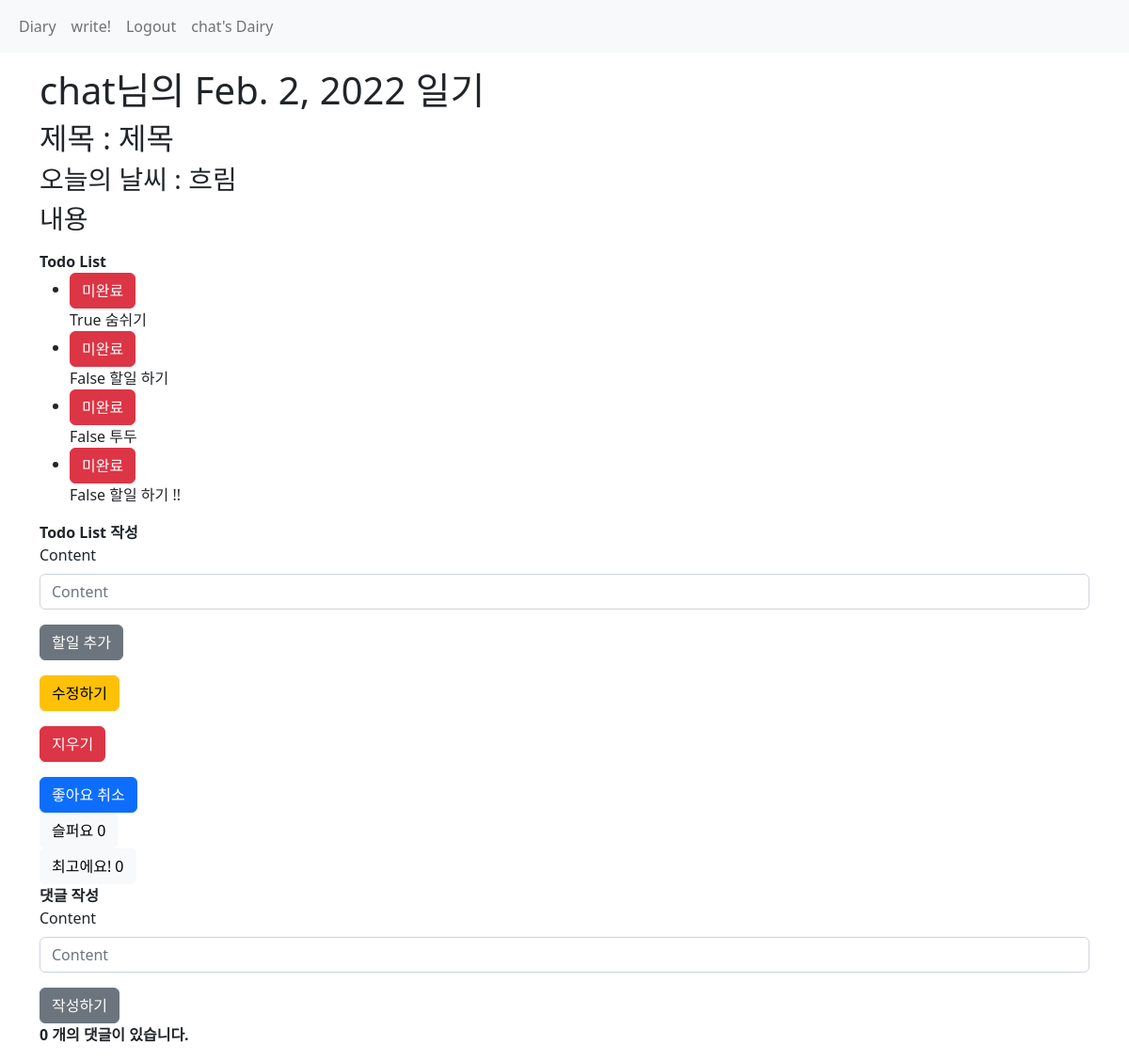
The app's page /app/1/ (signed in) with its own data.
### accounts/models.py (models this page shows)
class User(AbstractUser):
    like_today = models.ManyToManyField(Today, related_name='like_users')  # 테이블 추가
    sad_today = models.ManyToManyField(Today, related_name='sad_users')
    best_today = models.ManyToManyField(Today, related_name='best_users')
    complete_today = models.ManyToManyField(Today, related_name='com_users')
    friends = models.ManyToManyField('self', symmetrical=True, related_name='friends')

### app/models.py (models this page shows)
class Today(models.Model):
    user = models.ForeignKey(settings.AUTH_USER_MODEL, on_delete=models.CASCADE)
    title = models.CharField(max_length=200)
    content = models.TextField()
    date = models.DateField()
    weather = models.CharField(max_length=200, choices= WEATHER_CHOICES)

class Todo(models.Model):
    todo_content = models.CharField(max_length=200)
    todo_complete = models.BooleanField(default=False)
    today = models.ForeignKey(Today, on_delete = models.CASCADE)

### app/views.py (the view)
# urls.py: path('<int:today_pk>/', views.today_detail, name='today_detail'),
@require_http_methods(['GET', 'HEAD'])
def today_detail(request, today_pk):
    today = get_object_or_404(Today, pk=today_pk)
    todo_list = today.todo_set.all()
    replies = today.reply_set.all()
    form = ReplyForm()
    form2 = TodoForm()
    is_like = today.like_users.filter(pk=request.user.pk).exists()
    is_sad = today.sad_users.filter(pk=request.user.pk).exists()
    is_best = today.best_users.filter(pk=request.user.pk).exists()
    return render(request, 'app/detail.html', {
        'today': today,
        'replies': replies,
        'form': form,
        'form2':form2,
        'is_like': is_like,
        'is_sad':is_sad,
        'is_best':is_best,
        'todo_list':todo_list,
    })

### app/forms.py
class ReplyForm(forms.ModelForm):
    class Meta:
        model = Reply
        fields = ('content', )

class TodoForm(forms.ModelForm):
    class Meta:
        model = Todo
        fields = ('todo_content','todo_complete', )

### app/templates/app/detail.html (shortened to what this page needs)
{% extends 'base.html' %}
{% block content %}
<h1>{{ today.user }}님의 {{ today.date }} 일기</h1>
<h2> 제목 : {{ today.title }} </h2>
<h3> 오늘의 날씨 : {{ today.weather }}</h3>
 <h3>{{ today.content | linebreaksbr }}</h3>
<p>
    {% include 'app/todo_list.html' %}
</p>
{% if request.user == today.user %}
<p>
    {% include 'app/todo_form.html'%}
</p>
<p>
    <a href="{% url 'app:update_today' today.pk %}">
        <button class="btn btn-warning"> 수정하기</button>
    </a>
</p>
<p>
    <form action="{% url 'app:delete_today' today.pk %}" method="POST">
        <button class="btn btn-danger">지우기</button>
    </form>
</p>
{% endif %}
{% if request.user.is_authenticated %}
<div>
    <div>
    <form action="{% url 'app:like_today' today.pk %}" method="POST">
        {% if is_like %}
        <button class="btn btn-primary">
            좋아요 취소
        </button>
        {% else %}
        <button class="btn btn-light">
            좋아요  {{ today.like_users.count }}
        </button>
        {% endif %}
    </form>
</div>
     <div>
     <form action="{% url 'app:sad_today' today.pk %}" method="POST">
        {% if is_sad %}
        <button class="btn btn-info">
            슬퍼요 취소
        </button>
        {% else %}
        <button class="btn btn-light">
            슬퍼요  {{ today.sad_users.count }}
        </button>
        {% endif %}
    </form>
</div>
     <div>
     <form action="{% url 'app:best_today' today.pk %}" method="POST">
        {% if is_best %}
        <button class="btn btn-success">
            최고에요! 취소
        </button>
        {% else %}
        <button class="btn btn-light">
            최고에요!  {{ today.best_users.count }}
        </button>
        {% endif %}
    </form>
</div>
</div>
    {% include 'app/reply_form.html' %}
{% endif %}
{% include 'app/reply_list.html' %}
{% endblock content %}

### templates/_navbar.html (shortened to what this page needs)
<nav class="navbar navbar-expand-lg bg-light">
    <div class="container-fluid">
        <ul class="navbar-nav">
            <li class="nav-item">
                <a class="nav-link" href="{% url 'app:today_index' %}">Diary</a>
            </li>
            {% if request.user.is_authenticated %}
            <li class="nav-item">
                <a class="nav-link" href="{% url 'app:create_today' %}">write!</a>
            </li>
            <li class="nav-item">
                <a class="nav-link" href="{% url 'accounts:signout' %}">Logout</a>
            </li>
            <li class="nav-item">
                <a class="nav-link" href="{% url 'accounts:profile' request.user %}">
                    {{ request.user }}'s Dairy
                </a>
            </li>
            {% endif %}
        </ul>
    </div>
</nav>

### app/templates/app/todo_list.html (shortened to what this page needs)
<div>
    <strong>Todo List</strong>
    <ul>
        {% for todo in todo_list %}
        <li>
             <div>
                <form action="{% url 'app:complete' today.pk %}" method="POST">
                   {% if is_complete %}
                   <button class="btn btn-primary">
                       완료
                   </button>
                   {% else %}
                   <button class="btn btn-danger">
                        미완료
                </button>
                   {% endif %}
               </form>
            {{ todo.todo_complete}}
            {{ todo.todo_content }}
        </li>
        {% endfor %}
    </ul>
</div>

### app/templates/app/reply_list.html (shortened to what this page needs)
<div>
    <div>
        <strong>{{ today.reply_set.count }} 개의 댓글이 있습니다. </strong>
    </div>
</div>

### records on screen
User: user "chat"
Today: user "chat", date "Feb. 2, 2022", title "제목", weather "흐림", content "내용", sad_users.count "0", best_users.count "0", reply_set.count "0"
Todo: todo_complete "True", todo_content "숨쉬기"
Todo: todo_complete "False", todo_content "할일 하기"
Todo: todo_complete "False", todo_content "투두"
Todo: todo_complete "False", todo_content "할일 하기 !!"
